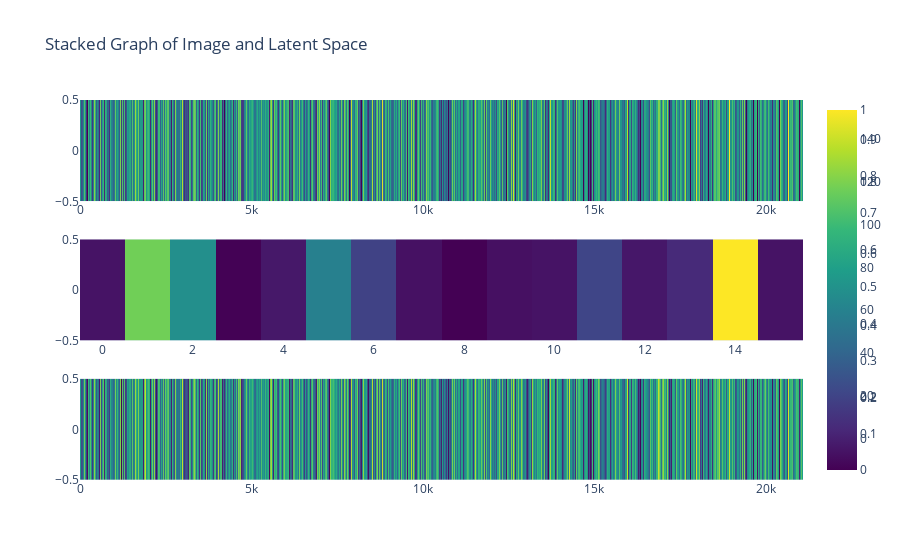

The cell this chart's notebook holds for it:
### Markdown cell above
### some diagnosis

### Code cell
importlib.reload(visualisation) # to allow modification of the script without restarting the whole session
visualisation.plot_single_obs_processing(x_train, autoencoder)

### Figure 1 — Plotly figure (JSON) as saved in the notebook; plotly's stock layout.template omitted (floating-point values rounded to 4 significant figures; data arrays with more than 128 entries replaced by an {"elided": "..."} marker saying what was removed)
{"data": [{"colorscale": [[0, "#440154"], [0.1111, "#482878"], [0.2222, "#3e4989"], [0.3333, "#31688e"], [0.4444, "#26828e"], [0.5556, "#1f9e89"], [0.6667, "#35b779"], [0.7778, "#6ece58"], [0.8889, "#b5de2b"], [1, "#fde725"]], "type": "heatmap", "xaxis": "x", "yaxis": "y", "z": {"elided": "1x21080 float values"}}, {"colorscale": [[0, "#440154"], [0.1111, "#482878"], [0.2222, "#3e4989"], [0.3333, "#31688e"], [0.4444, "#26828e"], [0.5556, "#1f9e89"], [0.6667, "#35b779"], [0.7778, "#6ece58"], [0.8889, "#b5de2b"], [1, "#fde725"]], "type": "heatmap", "xaxis": "x2", "yaxis": "y2", "z": [[-5.606, 116.6, 68.91, -14.04, -3.524, 58.55, 18.65, -6.774, -14.4, -7.308, -5.848, 20.44, -3.664, 5.202, 153.3, -5.601]]}, {"colorscale": [[0, "#440154"], [0.1111, "#482878"], [0.2222, "#3e4989"], [0.3333, "#31688e"], [0.4444, "#26828e"], [0.5556, "#1f9e89"], [0.6667, "#35b779"], [0.7778, "#6ece58"], [0.8889, "#b5de2b"], [1, "#fde725"]], "type": "heatmap", "xaxis": "x3", "yaxis": "y3", "z": {"elided": "1x21080 float values"}}], "layout": {"showlegend": false, "title": {"text": "Stacked Graph of Image and Latent Space"}, "xaxis": {"anchor": "y", "domain": [0, 1]}, "xaxis2": {"anchor": "y2", "domain": [0, 1]}, "xaxis3": {"anchor": "y3", "domain": [0, 1]}, "yaxis": {"anchor": "x", "domain": [0.7333, 1]}, "yaxis2": {"anchor": "x2", "domain": [0.3667, 0.6333]}, "yaxis3": {"anchor": "x3", "domain": [0, 0.2667]}}}
